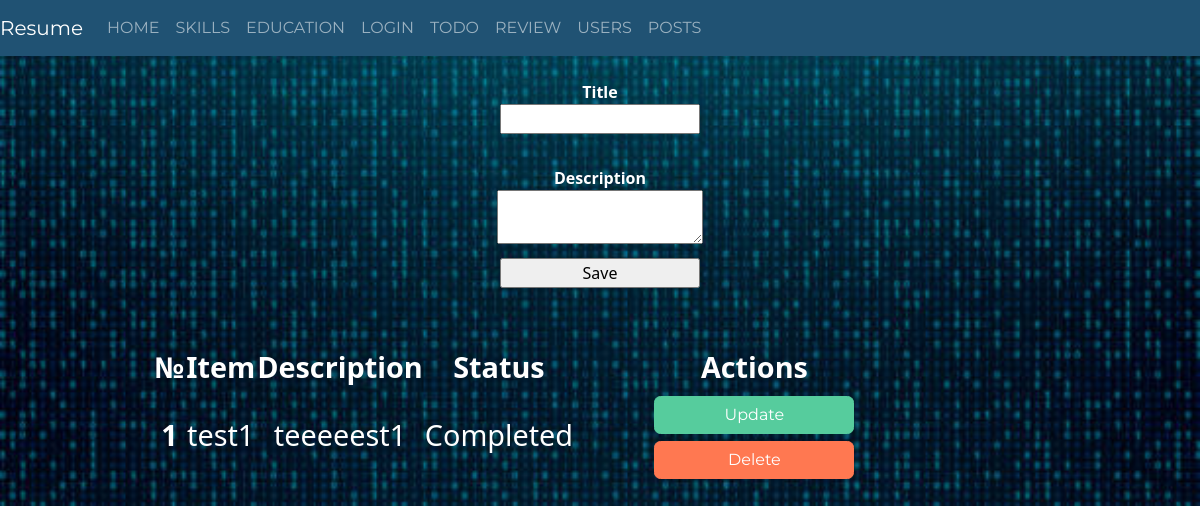
/tasks, run on an earlier commit of the app's database.
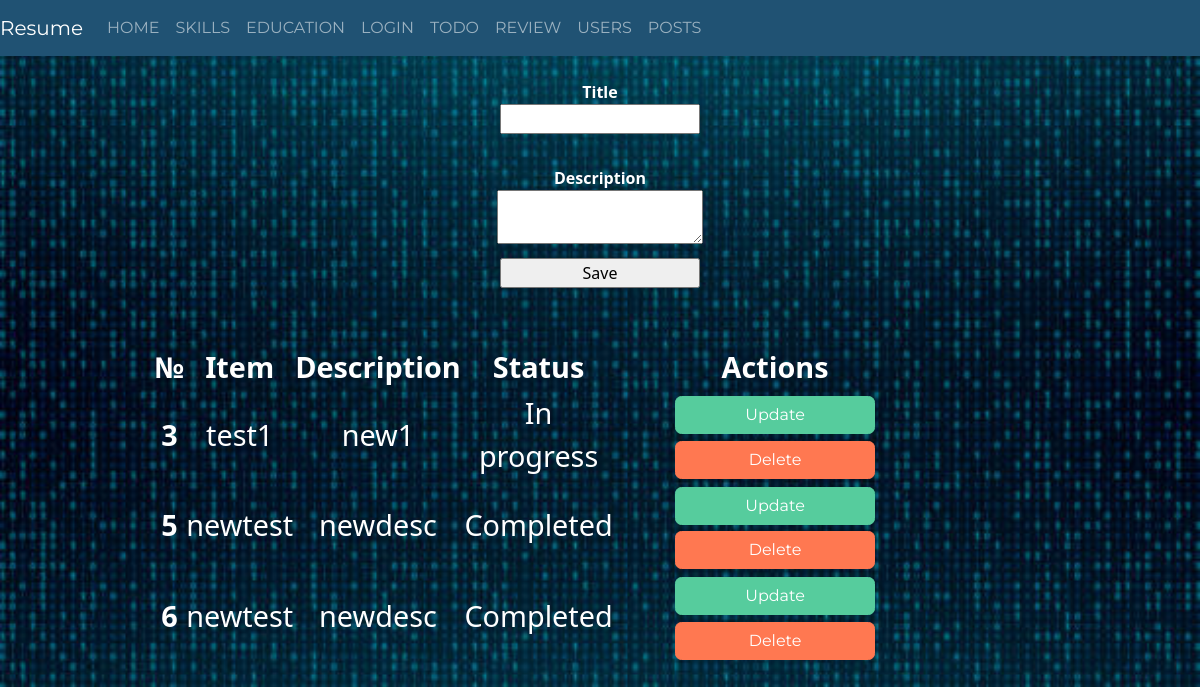
And on a later commit of the database.
### app/todo/templates/models.py (models this page shows)
class Tasks(db.Model):
    id = db.Column(db.Integer, primary_key=True)
    title = db.Column(db.String(100))
    description = db.Column(db.String(600))
    complete = db.Column(db.Boolean)

### app/todo/templates/views.py (the view)
@todo.route('/tasks', methods=["POST","GET"])
def tasks():
   todo = Todo()
   if todo.validate_on_submit():
    text = todo.text.data
    description = todo.description.data
    new = Tasks(title=text,description=description,complete=False)
    db.session.add(new)
    db.session.commit()
   todo_list =db.session.query(Tasks).all()
   return render_template("todo.html",form = todo, list=todo_list)

### app/todo/templates/forms.py
class Todo(FlaskForm):
    text = StringField("Title",
                           validators=[DataRequired(message="Це поле обов'язкове")])
    description = TextAreaField("Description")
    submit = SubmitField("Save")

### app/todo/templates/todo/todo.html (shortened to what this page needs)
{% extends 'base.html' %}
{% from "_render_field.html" import render_field %}
{% block body %}
<body>
    <div class="container">
    <form  action={{url_for(".tasks")}} method="POST" novalidate>
    {{ render_field(form.text )}}
    {{ render_field(form.description )}}
    {{form.submit()}}
</form>
<form>
    <table class="todo">
        <thead>
            <th>№</th>
            <th>Item</th>
            <th>Description</th>
            <th>Status</th>
            <th>Actions</th>
        </thead>
        <tbody>
            {% for i in list %}
            <tr>
                <th>{{i.id}}</th>
                <td>{{i.title}}</td>
                <td>{{i.description}}</td>
                <td>
                    {% if i.complete == False %}
                    <div>In progress</div>
                    {% else %}
                    <div>Completed</div>
                    {% endif %}
                </td>
                <td>
                    <a class="btn btn-success" href="/tasks/update/{{i.id}}">Update</a>
                    <a class="btn btn-danger" href="/tasks/delete/{{i.id}}">Delete</a>
                </td>
            </tr>
            {% endfor %}
        </tbody>
    </table>
</form>
</div>
</body>
{% endblock %}

### app/templates/base.html (shortened to what this page needs)
<!DOCTYPE html>
<html lang="en">
<head>
    <link rel="stylesheet" type="text/css"
 href="{{ url_for('static', filename='css/styles.css') }}">
  </head>
 <body>
 {% include "nav.html" %}
  {% block body %}
{% endblock %}
</body>
</html>

### app/templates/_render_field.html (shortened to what this page needs)
{% macro render_field(field, placeholder) %}
<br>
  <dt>{{ field.label }}</dt>
  <dd>{{ field(placeholder=placeholder, **kwargs) | safe }}</dd>
{% endmacro %}

### app/templates/nav.html (shortened to what this page needs)
{% set menu = {"Home": url_for("main.home"),"Skills": url_for("main.skills"),"Education": url_for("main.education"),   "Login": url_for("auth.login"), "Todo":url_for("todo.tasks"), "Review":url_for("sam.review"), "Users":url_for("auth.all_users"), "Posts":url_for("posts.view_all")} %}
<nav class="navbar navbar-expand-lg navbar-dark "  style="background-color:rgb(32, 82, 115);">
    <a class="navbar-brand" href="#">Resume</a>
    <div class="collapse navbar-collapse" id="navbarNav">
      <ul class="navbar-nav">
        {%for name, url  in menu.items() %}
        {% if name=="Login" and current_user.is_authenticated %}
        <li class="nav-item">
          <a class="nav-link" href= "account" >   ACCOUNT    </a>
        </li>
        <li class="nav-item">
          <a class="nav-link" href= "info" >   INFO   </a>
        </li>
        {% else %}
        <li class="nav-item">
          <a class="nav-link" href={{url}}>  {{name | upper }}   </a>
        </li>
        {% endif %}
        {% endfor %}
      </ul>
    </div>
  </nav>

### app/static/css/styles.css (style rules this page uses)
body { max-width: 100%; overflow-x: hidden; background-repeat: no-repeat repeat; background-size: 100%; background-image: url('/static/images/images.png') }
input { width: 30%; max-width: 200px; }
label { background-color:#80808000; width: 100%; color: rgb(255, 255, 255) !important; font-size: 100%; }
form { width:100%; text-align: center; }
.btn { min-width: 200px; }
.todo { margin-left: 10%; margin-top: 5%; background-color:#80808000; width: 70%; font-size: 180%; color: rgb(255, 255, 255) !important; }

What changed in the data, as far as the page shows it:
removed Tasks: id "1", title "test1", description "teeeeest1", complete "Completed"
added Tasks: id "3", title "test1", description "new1", complete "In progress"
added Tasks: id "5", title "newtest", description "newdesc", shows "Completed"
added Tasks: id "6", title "newtest", description "newdesc", shows "Completed"
